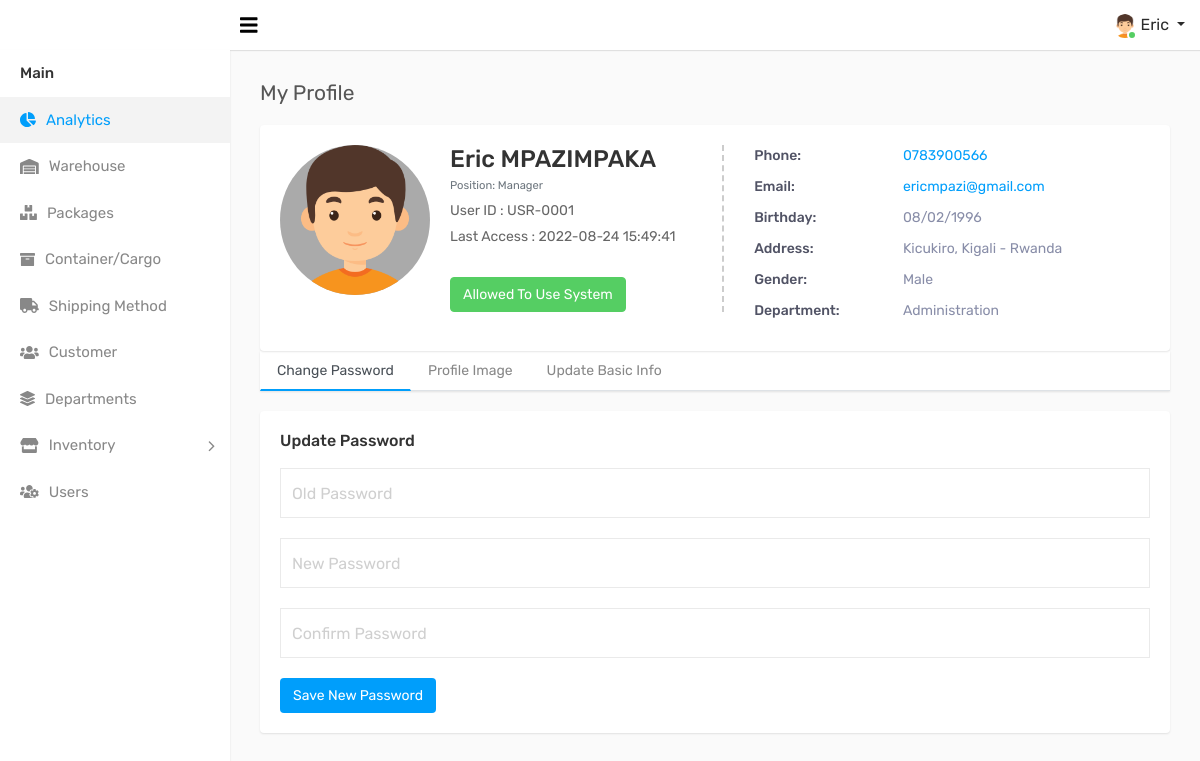
Screenshot of /user_profile.php (signed in) with the database file from the repository.
### tables this page shows
CREATE TABLE `user_tb` (
  `user_id` int(11) NOT NULL,
  `firstname` varchar(100) DEFAULT NULL,
  `lastname` varchar(100) DEFAULT NULL,
  `email` varchar(100) DEFAULT NULL,
  `phone` varchar(30) DEFAULT NULL,
  `birth_date` varchar(60) DEFAULT NULL,
  `gender` varchar(30) DEFAULT NULL,
  `address` varchar(122) DEFAULT NULL,
  `dpt_id` int(11) DEFAULT NULL,
  `position` varchar(100) DEFAULT NULL,
  `password` varchar(100) DEFAULT NULL,
  `last_access_date` timestamp NOT NULL DEFAULT current_timestamp() ON UPDATE current_timestamp(),
  `role` varchar(60) DEFAULT NULL,
  `user_status` varchar(50) NOT NULL,
  `img` text DEFAULT NULL,
  `date_created` timestamp NOT NULL DEFAULT current_timestamp()
);

CREATE TABLE `dpt_tb` (
  `dpt_id` int(11) NOT NULL,
  `dpt_name` varchar(150) NOT NULL,
  `dpt_head` varchar(150) NOT NULL,
  `timestamp` timestamp NOT NULL DEFAULT current_timestamp()
);

### user_profile.php (the view, shortened to what this page needs)
<?php include 'includes/head.php'; ?>
<body>
    <div class="main-wrapper">
        <?php
            include 'includes/header.php';
            include 'includes/sidebar.php';
        ?>
        <div class="page-wrapper">
            <div class="content">
                <div class="row">
                    <div class="col-sm-7 col-6">
                        <h4 class="page-title">My Profile</h4>
                    </div>
                </div>
                <div class="card-box profile-header">
                    <div class="row">
                        <div class="col-md-12">
                            <div class="profile-view">
                                <div class="profile-img-wrap">
                                    <div class="profile-img">
                                        <a href="#"><img class="avatar" src="assets/img/profile/<?php echo $userFet['img']; ?>" alt=""></a>
                                    </div>
                                </div>
                                <div class="profile-basic">
                                    <div class="row">
                                        <div class="col-md-5">
                                            <div class="profile-info-left">
                                                <h3 class="user-name m-t-0 mb-0"><?php echo $userFet['firstname'].' '.$userFet['lastname']; ?></h3>
                                                <small class="text-muted">Position: <?php echo $userFet['position']; ?></small>
                                                <div class="staff-id">User ID : USR-000<?php echo $userFet['user_id'] ?></div>
                                                <div class="staff-id">Last Access : <?php echo $userFet['last_access_date'] ?></div>
                                                <?php
                                                    if ($userFet['user_status'] == 'Allowed') {
                                                        $status = '<button class="btn btn-success">Allowed To Use System</button>';
                                                    }else {
                                                        $status = '<button class="btn btn-danger">Not Allowed To Use System</button>';
                                                    }
                                                ?>
                                                <div class="staff-msg"><?php echo $status; ?></div>
                                            </div>
                                        </div>
                                        <div class="col-md-7">
                                            <ul class="personal-info">
                                                <li>
                                                    <span class="title">Phone:</span>
                                                    <span class="text"><a href="#"><?php echo $userFet['phone'] ?></a></span>
                                                </li>
                                                <li>
                                                    <span class="title">Email:</span>
                                                    <span class="text"><a href="#"><?php echo $userFet['email'] ?></a></span>
                                                </li>
                                                <li>
                                                    <span class="title">Birthday:</span>
                                                    <span class="text"><?php echo $userFet['birth_date'] ?></span>
                                                </li>
                                                <li>
                                                    <span class="title">Address:</span>
                                                    <span class="text"><?php echo $userFet['address'] ?></span>
                                                </li>
                                                <li>
                                                    <span class="title">Gender:</span>
                                                    <span class="text"><?php echo $userFet['gender'] ?></span>
                                                </li>
                                                <li>
                                                    <span class="title">Department:</span>
                                                    <span class="text"><?php echo $dptFet['dpt_name'] ?></span>
                                                </li>
                                            </ul>
                                        </div>
                                    </div>
                                </div>
                            </div>
                        </div>
                    </div>
                </div>
				<div class="profile-tabs">
					<ul class="nav nav-tabs nav-tabs-bottom">
						<li class="nav-item"><a class="nav-link active" href="#about-cont" data-toggle="tab">Change Password</a></li>
						<li class="nav-item"><a class="nav-link" href="#bottom-tab2" data-toggle="tab">Profile Image</a></li>
						<li class="nav-item"><a class="nav-link" href="#bottom-tab3" data-toggle="tab">Update Basic Info</a></li>
					</ul>
					<div class="tab-content">
						<div class="tab-pane show active" id="about-cont">
                <div class="row">
                    <div class="col-md-12">
                        <div class="card-box">
                            <h3 class="card-title">Update Password</h3>
                            <form method="post">
                                <div class="row">
                                    <div class="col-md-12">
                                        <div class="form-group form-focus">
                                            <label class="focus-label">Old Password</label>
                                            <input type="password" name="old_pass" class="form-control floating" required>
                                        </div>
                                    </div>
                                    <div class="col-md-12">
                                        <div class="form-group form-focus">
                                            <label class="focus-label">New Password</label>
                                            <input type="password" name="new_pass" class="form-control floating" required>
                                        </div>
                                    </div>
                                    <div class="col-md-12">
                                        <div class="form-group form-focus">
                                            <label class="focus-label">Confirm Password</label>
                                            <input type="password" name="confirm_pass" class="form-control floating" required>
                                        </div>
                                    </div>
                                </div>
                                <div class="add-more">
                                    <button type="submit" name="update_pass" class="btn btn-primary"> Save New Password</button>
                                </div>
                            </form>
                        </div>
                    </div>
                </div>
						</div>
					</div>
				</div>
            </div>
        </div>
<?php include 'includes/footer.php'; ?>

### includes/head.php (shortened to what this page needs)
<?php
  include "db/conn.php";
    ?>
      <?php
  $userID = $_SESSION['userID'];
  $userQuery = mysqli_query($DB_CONNECT,"SELECT * FROM `user_tb` WHERE `user_id`='$userID' ");
  $userFet = mysqli_fetch_array($userQuery);
  $dptQuery = mysqli_query($DB_CONNECT,"SELECT * FROM `dpt_tb` WHERE `dpt_id`='".$userFet['dpt_id']."' ");
  $dptFet = mysqli_fetch_array($dptQuery);
?>
<!DOCTYPE html>
<html lang="en">
<head>
    <link rel="stylesheet" type="text/css" href="assets/css/bootstrap.min.css">
    <link rel="stylesheet" type="text/css" href="assets/css/font-awesome.min.css">
    <link rel="stylesheet" type="text/css" href="assets/css/style.css">
    <link rel="stylesheet" type="text/css" href="assets/css/select2.min.css">
    <link rel="stylesheet" type="text/css" href="assets/css/dataTables.bootstrap4.min.css">
    <link rel="stylesheet" type="text/css" href="assets/css/bootstrap-datetimepicker.min.css">
    <link rel="stylesheet" type="text/css" href="assets/css/style.css">
    <link rel="stylesheet" type="text/css" href="assets/fontawesome-free-kit/js/all.min.css">
</head>

### includes/header.php (shortened to what this page needs)
<div class="header">
			<div class="header-left">
				<a href="index" class="logo">
				</a>
			</div>
			<a id="toggle_btn" href="javascript:void(0);" style="color:black;"><i class="fa fa-bars"></i></a>
            <ul class="nav user-menu float-right">
                <li class="nav-item dropdown has-arrow">
                    <a href="#" class="dropdown-toggle nav-link user-link" data-toggle="dropdown">
                        <span class="user-img">
							<img class="rounded-circle" src="assets/img/profile/<?php echo $userFet['img']; ?>" width="24" alt="Admin">
							<span class="status online"></span>
						</span>
						<span><?php echo $userFet['firstname']; ?></span>
                    </a>
                </li>
            </ul>
        </div>

### includes/sidebar.php (shortened to what this page needs)
<div class="sidebar" id="sidebar">
            <div class="sidebar-inner slimscroll">
                <div id="sidebar-menu" class="sidebar-menu">
                    <ul>
                        <li class="menu-title">Main</li>
                        <li class="active">
                            <a href="/heavylifting"><i class="fa fa-chart-pie"></i> <span>Analytics</span></a>
                        </li>
						<li>
                            <a href="warehouse"><i class="fa fa-warehouse"></i> <span>Warehouse</span></a>
                        </li>
                        <li>
                            <a href="packages"><i class="fa fa-boxes"></i> <span>Packages</span></a>
                        </li>
                        <li>
                            <a href="container"><i class="fa fa-archive"></i> <span>Container/Cargo</span></a>
                        </li>
						<li>
                            <a href="shipping_method"><i class="fa fa-truck"></i> <span>Shipping Method</span></a>
                        </li>
                        <li>
                            <a href="customer"><i class="fa fa-users"></i> <span>Customer</span></a>
                        </li>
                        <li>
                            <a href="department"><i class="fas fa-layer-group"></i> <span>Departments</span></a>
                        </li>
						<li class="submenu">
							<a href="#"><i class="fas fa-store"></i> <span> Inventory </span> <span class="menu-arrow"></span></a>
						</li>
						<li>
                            <a href="users"><i class="fa fa-users-cog"></i> <span>Users</span></a>
                        </li>
                    </ul>
                </div>
            </div>
        </div>

### includes/footer.php (shortened to what this page needs)
</body>
</html>

### rows the page displays
user_tb: img (picture), firstname "Eric", lastname "MPAZIMPAKA", position "Manager", user_id "1", last_access_date "2022-08-24 15:49:41", phone "0783900566", email "ericmpazi@gmail.com", birth_date "08/02/1996", address "Kicukiro, Kigali - Rwanda", gender "Male"
dpt_tb: dpt_name "Administration"
